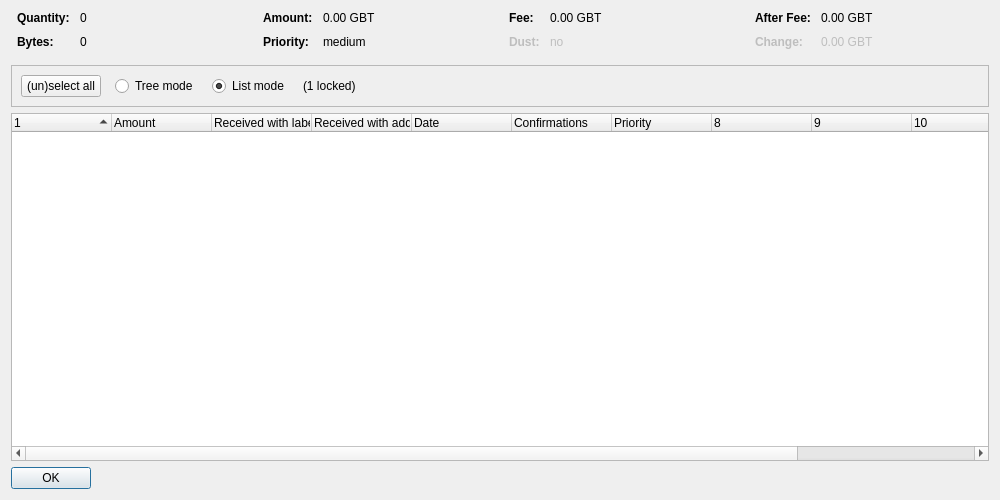
<?xml version="1.0" encoding="UTF-8"?>
<ui version="4.0">
 <class>CoinControlDialog</class>
 <widget class="QDialog" name="CoinControlDialog">
  <property name="geometry">
   <rect>
    <x>0</x>
    <y>0</y>
    <width>1000</width>
    <height>500</height>
   </rect>
  </property>
  <property name="windowTitle">
   <string>Coin Selection</string>
  </property>
  <layout class="QVBoxLayout" name="verticalLayout">
   <item>
    <layout class="QHBoxLayout" name="horizontalLayoutTop" stretch="0,0,0,0">
     <property name="topMargin">
      <number>0</number>
     </property>
     <property name="bottomMargin">
      <number>10</number>
     </property>
     <item>
      <layout class="QFormLayout" name="formLayoutCoinControl1">
       <property name="horizontalSpacing">
        <number>10</number>
       </property>
       <property name="verticalSpacing">
        <number>10</number>
       </property>
       <property name="leftMargin">
        <number>6</number>
       </property>
       <property name="rightMargin">
        <number>6</number>
       </property>
       <item row="0" column="0">
        <widget class="QLabel" name="labelCoinControlQuantityText">
         <property name="font">
          <font>
           <weight>75</weight>
           <bold>true</bold>
          </font>
         </property>
         <property name="text">
          <string>Quantity:</string>
         </property>
        </widget>
       </item>
       <item row="0" column="1">
        <widget class="QLabel" name="labelCoinControlQuantity">
         <property name="cursor">
          <cursorShape>IBeamCursor</cursorShape>
         </property>
         <property name="contextMenuPolicy">
          <enum>Qt::ActionsContextMenu</enum>
         </property>
         <property name="text">
          <string notr="true">0</string>
         </property>
         <property name="textInteractionFlags">
          <set>Qt::LinksAccessibleByMouse|Qt::TextSelectableByKeyboard|Qt::TextSelectableByMouse</set>
         </property>
        </widget>
       </item>
       <item row="1" column="0">
        <widget class="QLabel" name="labelCoinControlBytesText">
         <property name="font">
          <font>
           <weight>75</weight>
           <bold>true</bold>
          </font>
         </property>
         <property name="text">
          <string>Bytes:</string>
         </property>
        </widget>
       </item>
       <item row="1" column="1">
        <widget class="QLabel" name="labelCoinControlBytes">
         <property name="cursor">
          <cursorShape>IBeamCursor</cursorShape>
         </property>
         <property name="contextMenuPolicy">
          <enum>Qt::ActionsContextMenu</enum>
         </property>
         <property name="text">
          <string notr="true">0</string>
         </property>
         <property name="textInteractionFlags">
          <set>Qt::LinksAccessibleByMouse|Qt::TextSelectableByKeyboard|Qt::TextSelectableByMouse</set>
         </property>
        </widget>
       </item>
      </layout>
     </item>
     <item>
      <layout class="QFormLayout" name="formLayoutCoinControl2">
       <property name="horizontalSpacing">
        <number>10</number>
       </property>
       <property name="verticalSpacing">
        <number>10</number>
       </property>
       <property name="leftMargin">
        <number>6</number>
       </property>
       <property name="rightMargin">
        <number>6</number>
       </property>
       <item row="0" column="0">
        <widget class="QLabel" name="labelCoinControlAmountText">
         <property name="font">
          <font>
           <weight>75</weight>
           <bold>true</bold>
          </font>
         </property>
         <property name="text">
          <string>Amount:</string>
         </property>
        </widget>
       </item>
       <item row="0" column="1">
        <widget class="QLabel" name="labelCoinControlAmount">
         <property name="cursor">
          <cursorShape>IBeamCursor</cursorShape>
         </property>
         <property name="contextMenuPolicy">
          <enum>Qt::ActionsContextMenu</enum>
         </property>
         <property name="text">
          <string notr="true">0.00 GBT</string>
         </property>
         <property name="textInteractionFlags">
          <set>Qt::LinksAccessibleByMouse|Qt::TextSelectableByKeyboard|Qt::TextSelectableByMouse</set>
         </property>
        </widget>
       </item>
       <item row="1" column="0">
        <widget class="QLabel" name="labelCoinControlPriorityText">
         <property name="font">
          <font>
           <weight>75</weight>
           <bold>true</bold>
          </font>
         </property>
         <property name="text">
          <string>Priority:</string>
         </property>
        </widget>
       </item>
       <item row="1" column="1">
        <widget class="QLabel" name="labelCoinControlPriority">
         <property name="cursor">
          <cursorShape>IBeamCursor</cursorShape>
         </property>
         <property name="contextMenuPolicy">
          <enum>Qt::ActionsContextMenu</enum>
         </property>
         <property name="text">
          <string notr="true">medium</string>
         </property>
         <property name="textInteractionFlags">
          <set>Qt::LinksAccessibleByMouse|Qt::TextSelectableByKeyboard|Qt::TextSelectableByMouse</set>
         </property>
        </widget>
       </item>
      </layout>
     </item>
     <item>
      <layout class="QFormLayout" name="formLayoutCoinControl3">
       <property name="horizontalSpacing">
        <number>10</number>
       </property>
       <property name="verticalSpacing">
        <number>10</number>
       </property>
       <property name="leftMargin">
        <number>6</number>
       </property>
       <property name="rightMargin">
        <number>6</number>
       </property>
       <item row="0" column="0">
        <widget class="QLabel" name="labelCoinControlFeeText">
         <property name="font">
          <font>
           <weight>75</weight>
           <bold>true</bold>
          </font>
         </property>
         <property name="text">
          <string>Fee:</string>
         </property>
        </widget>
       </item>
       <item row="0" column="1">
        <widget class="QLabel" name="labelCoinControlFee">
         <property name="cursor">
          <cursorShape>IBeamCursor</cursorShape>
         </property>
         <property name="contextMenuPolicy">
          <enum>Qt::ActionsContextMenu</enum>
         </property>
         <property name="text">
          <string notr="true">0.00 GBT</string>
         </property>
         <property name="textInteractionFlags">
          <set>Qt::LinksAccessibleByMouse|Qt::TextSelectableByKeyboard|Qt::TextSelectableByMouse</set>
         </property>
        </widget>
       </item>
       <item row="1" column="0">
        <widget class="QLabel" name="labelCoinControlLowOutputText">
         <property name="enabled">
          <bool>false</bool>
         </property>
         <property name="font">
          <font>
           <weight>75</weight>
           <bold>true</bold>
          </font>
         </property>
         <property name="text">
          <string>Dust:</string>
         </property>
        </widget>
       </item>
       <item row="1" column="1">
        <widget class="QLabel" name="labelCoinControlLowOutput">
         <property name="enabled">
          <bool>false</bool>
         </property>
         <property name="cursor">
          <cursorShape>IBeamCursor</cursorShape>
         </property>
         <property name="contextMenuPolicy">
          <enum>Qt::ActionsContextMenu</enum>
         </property>
         <property name="text">
          <string notr="true">no</string>
         </property>
         <property name="textInteractionFlags">
          <set>Qt::LinksAccessibleByMouse|Qt::TextSelectableByKeyboard|Qt::TextSelectableByMouse</set>
         </property>
        </widget>
       </item>
      </layout>
     </item>
     <item>
      <layout class="QFormLayout" name="formLayoutCoinControl4">
       <property name="horizontalSpacing">
        <number>10</number>
       </property>
       <property name="verticalSpacing">
        <number>10</number>
       </property>
       <property name="leftMargin">
        <number>6</number>
       </property>
       <property name="rightMargin">
        <number>6</number>
       </property>
       <item row="0" column="0">
        <widget class="QLabel" name="labelCoinControlAfterFeeText">
         <property name="font">
          <font>
           <weight>75</weight>
           <bold>true</bold>
          </font>
         </property>
         <property name="text">
          <string>After Fee:</string>
         </property>
        </widget>
       </item>
       <item row="0" column="1">
        <widget class="QLabel" name="labelCoinControlAfterFee">
         <property name="cursor">
          <cursorShape>IBeamCursor</cursorShape>
         </property>
         <property name="contextMenuPolicy">
          <enum>Qt::ActionsContextMenu</enum>
         </property>
         <property name="text">
          <string notr="true">0.00 GBT</string>
         </property>
         <property name="textInteractionFlags">
          <set>Qt::LinksAccessibleByMouse|Qt::TextSelectableByKeyboard|Qt::TextSelectableByMouse</set>
         </property>
        </widget>
       </item>
       <item row="1" column="0">
        <widget class="QLabel" name="labelCoinControlChangeText">
         <property name="enabled">
          <bool>false</bool>
         </property>
         <property name="font">
          <font>
           <weight>75</weight>
           <bold>true</bold>
          </font>
         </property>
         <property name="text">
          <string>Change:</string>
         </property>
        </widget>
       </item>
       <item row="1" column="1">
        <widget class="QLabel" name="labelCoinControlChange">
         <property name="enabled">
          <bool>false</bool>
         </property>
         <property name="cursor">
          <cursorShape>IBeamCursor</cursorShape>
         </property>
         <property name="contextMenuPolicy">
          <enum>Qt::ActionsContextMenu</enum>
         </property>
         <property name="text">
          <string notr="true">0.00 GBT</string>
         </property>
         <property name="textInteractionFlags">
          <set>Qt::LinksAccessibleByMouse|Qt::TextSelectableByKeyboard|Qt::TextSelectableByMouse</set>
         </property>
        </widget>
       </item>
      </layout>
     </item>
    </layout>
   </item>
   <item>
    <widget class="QFrame" name="frame">
     <property name="minimumSize">
      <size>
       <width>0</width>
       <height>40</height>
      </size>
     </property>
     <property name="frameShape">
      <enum>QFrame::StyledPanel</enum>
     </property>
     <property name="frameShadow">
      <enum>QFrame::Sunken</enum>
     </property>
     <layout class="QHBoxLayout" name="horizontalLayout">
      <item>
       <layout class="QHBoxLayout" name="horizontalLayoutPanel" stretch="0,0,0,0,0">
        <property name="spacing">
         <number>14</number>
        </property>
        <item>
         <widget class="QPushButton" name="pushButtonSelectAll">
          <property name="sizePolicy">
           <sizepolicy hsizetype="Maximum" vsizetype="Fixed">
            <horstretch>0</horstretch>
            <verstretch>0</verstretch>
           </sizepolicy>
          </property>
          <property name="text">
           <string>(un)select all</string>
          </property>
          <property name="autoDefault">
           <bool>false</bool>
          </property>
         </widget>
        </item>
        <item>
         <widget class="QRadioButton" name="radioTreeMode">
          <property name="sizePolicy">
           <sizepolicy hsizetype="Maximum" vsizetype="Fixed">
            <horstretch>0</horstretch>
            <verstretch>0</verstretch>
           </sizepolicy>
          </property>
          <property name="text">
           <string>Tree mode</string>
          </property>
         </widget>
        </item>
        <item>
         <widget class="QRadioButton" name="radioListMode">
          <property name="sizePolicy">
           <sizepolicy hsizetype="Maximum" vsizetype="Fixed">
            <horstretch>0</horstretch>
            <verstretch>0</verstretch>
           </sizepolicy>
          </property>
          <property name="text">
           <string>List mode</string>
          </property>
          <property name="checked">
           <bool>true</bool>
          </property>
         </widget>
        </item>
        <item>
         <widget class="QLabel" name="labelLocked">
          <property name="text">
           <string notr="true">(1 locked)</string>
          </property>
         </widget>
        </item>
        <item>
         <spacer name="horizontalSpacer">
          <property name="orientation">
           <enum>Qt::Horizontal</enum>
          </property>
          <property name="sizeHint" stdset="0">
           <size>
            <width>40</width>
            <height>20</height>
           </size>
          </property>
         </spacer>
        </item>
       </layout>
      </item>
     </layout>
    </widget>
   </item>
   <item>
    <widget class="CoinControlTreeWidget" name="treeWidget">
     <property name="contextMenuPolicy">
      <enum>Qt::CustomContextMenu</enum>
     </property>
     <property name="sortingEnabled">
      <bool>false</bool>
     </property>
     <property name="columnCount">
      <number>12</number>
     </property>
     <attribute name="headerShowSortIndicator" stdset="0">
      <bool>true</bool>
     </attribute>
     <attribute name="headerStretchLastSection">
      <bool>false</bool>
     </attribute>
     <column>
      <property name="text">
       <string/>
      </property>
     </column>
     <column>
      <property name="text">
       <string>Amount</string>
      </property>
     </column>
     <column>
      <property name="text">
       <string>Received with label</string>
      </property>
     </column>
     <column>
      <property name="text">
       <string>Received with address</string>
      </property>
     </column>
     <column>
      <property name="text">
       <string>Date</string>
      </property>
     </column>
     <column>
      <property name="text">
       <string>Confirmations</string>
      </property>
      <property name="toolTip">
       <string>Confirmed</string>
      </property>
     </column>
     <column>
      <property name="text">
       <string>Priority</string>
      </property>
     </column>
     <column>
      <property name="text">
       <string/>
      </property>
     </column>
     <column>
      <property name="text">
       <string/>
      </property>
     </column>
     <column>
      <property name="text">
       <string/>
      </property>
     </column>
     <column>
      <property name="text">
       <string/>
      </property>
     </column>
     <column>
      <property name="text">
       <string/>
      </property>
     </column>
    </widget>
   </item>
   <item>
    <widget class="QDialogButtonBox" name="buttonBox">
     <property name="sizePolicy">
      <sizepolicy hsizetype="Maximum" vsizetype="Fixed">
       <horstretch>0</horstretch>
       <verstretch>0</verstretch>
      </sizepolicy>
     </property>
     <property name="orientation">
      <enum>Qt::Horizontal</enum>
     </property>
     <property name="standardButtons">
      <set>QDialogButtonBox::Ok</set>
     </property>
    </widget>
   </item>
  </layout>
 </widget>
 <customwidgets>
  <customwidget>
   <class>CoinControlTreeWidget</class>
   <extends>QTreeWidget</extends>
   <header>coincontroltreewidget.h</header>
  </customwidget>
 </customwidgets>
 <resources/>
 <connections/>
</ui>
